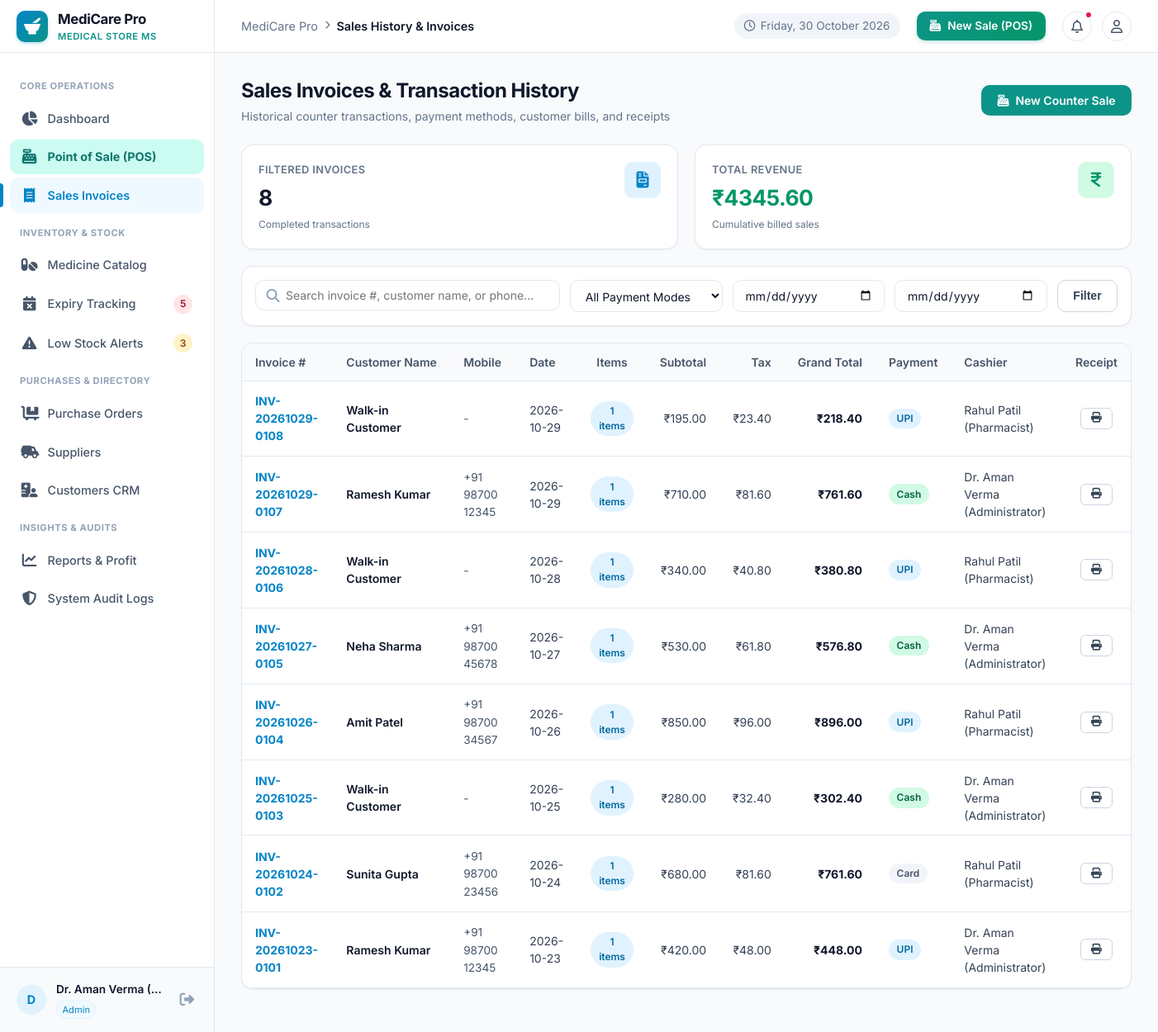
The page /billing/history (signed in) on the database its author committed.
### tables this page shows
CREATE TABLE sales (
    id INTEGER PRIMARY KEY AUTOINCREMENT,
    invoice_number TEXT UNIQUE NOT NULL,
    customer_id INTEGER REFERENCES customers(id),
    customer_name TEXT,
    customer_phone TEXT,
    sale_date DATE NOT NULL,
    subtotal REAL NOT NULL DEFAULT 0.0,
    discount REAL NOT NULL DEFAULT 0.0,
    tax REAL NOT NULL DEFAULT 0.0,
    grand_total REAL NOT NULL DEFAULT 0.0,
    payment_method TEXT NOT NULL CHECK(payment_method IN ('Cash', 'UPI', 'Card')) DEFAULT 'Cash',
    amount_paid REAL NOT NULL DEFAULT 0.0,
    change_due REAL NOT NULL DEFAULT 0.0,
    notes TEXT,
    created_by INTEGER REFERENCES users(id),
    created_at TIMESTAMP DEFAULT CURRENT_TIMESTAMP
);

### routes/billing.py (the view)
@billing_bp.route('/history')
@login_required
def history():
    search = request.args.get('search', '').strip()
    payment_method = request.args.get('payment_method', '')
    date_from = request.args.get('date_from', '')
    date_to = request.args.get('date_to', '')
    query = """
        SELECT s.*, u.full_name as cashier_name,
               COUNT(si.id) as item_count
        FROM sales s
        LEFT JOIN users u ON s.created_by = u.id
        LEFT JOIN sale_items si ON s.id = si.sale_id
        WHERE 1=1
    """
    params = []
    if search:
        query += " AND (s.invoice_number LIKE ? OR s.customer_name LIKE ? OR s.customer_phone LIKE ?)"
        term = f"%{search}%"
        params.extend([term, term, term])
    if payment_method:
        query += " AND s.payment_method = ?"
        params.append(payment_method)
    if date_from:
        query += " AND s.sale_date >= ?"
        params.append(date_from)
    if date_to:
        query += " AND s.sale_date <= ?"
        params.append(date_to)
    query += " GROUP BY s.id ORDER BY s.sale_date DESC, s.id DESC"
    sales = query_db(query, params)
    total_revenue = sum(s['grand_total'] for s in sales)
    total_sales_count = len(sales)
    return render_template(
        'billing/history.html',
        sales=sales,
        total_revenue=total_revenue,
        total_sales_count=total_sales_count,
        search=search,
        payment_method=payment_method,
        date_from=date_from,
        date_to=date_to
    )

### database.py (called while the page is built)
def get_db():
    try:
        if 'db' not in g or g.db is None:
            db_path = current_app.config.get('DATABASE_PATH', Config.DATABASE_PATH)
            g.db = sqlite3.connect(db_path)
            g.db.row_factory = sqlite3.Row
            g.db.execute("PRAGMA foreign_keys = ON;")
        return g.db
    except (RuntimeError, AttributeError):
        conn = sqlite3.connect(Config.DATABASE_PATH)
        conn.row_factory = sqlite3.Row
        conn.execute("PRAGMA foreign_keys = ON;")
        return conn

def query_db(query, args=(), one=False):
    db = get_db()
    cur = db.execute(query, args)
    rv = cur.fetchall()
    cur.close()
    return (rv[0] if rv else None) if one else rv

### routes/auth.py (called while the page is built)
def login_required(view):
    @wraps(view)
    def wrapped_view(**kwargs):
        if 'user_id' not in session:
            flash("Please sign in to access this page.", "warning")
            return redirect(url_for('auth.login', next=request.path))
        return view(**kwargs)
    return wrapped_view

### templates/billing/history.html (shortened to what this page needs)
{% extends 'base.html' %}
{% block breadcrumb %}Sales History &amp; Invoices{% endblock %}
{% block content %}
<div class="page-header">
  <div class="page-title-box">
    <h1>Sales Invoices &amp; Transaction History</h1>
    <p class="page-subtitle">Historical counter transactions, payment methods, customer bills, and receipts</p>
  </div>
  <div class="page-actions">
    <a href="{{ url_for('billing.pos') }}" class="btn btn-teal">
      <i class="fa-solid fa-cash-register"></i> New Counter Sale
    </a>
  </div>
</div>
<div class="stat-grid" style="grid-template-columns: 1fr 1fr; margin-bottom: 1.25rem;">
  <div class="stat-card">
    <div class="stat-info">
      <span class="stat-label">Filtered Invoices</span>
      <span class="stat-value">{{ total_sales_count }}</span>
      <span class="stat-subtext">Completed transactions</span>
    </div>
    <div class="stat-icon blue">
      <i class="fa-solid fa-file-invoice"></i>
    </div>
  </div>
  <div class="stat-card">
    <div class="stat-info">
      <span class="stat-label">Total Revenue</span>
      <span class="stat-value" style="color: var(--emerald);">₹{{ "%.2f"|format(total_revenue) }}</span>
      <span class="stat-subtext">Cumulative billed sales</span>
    </div>
    <div class="stat-icon emerald">
      <i class="fa-solid fa-indian-rupee-sign"></i>
    </div>
  </div>
</div>
<div class="card" style="margin-bottom: 1.25rem;">
  <div class="card-body" style="padding: 1rem;">
    <form method="GET" action="{{ url_for('billing.history') }}" style="display: flex; gap: 0.75rem; flex-wrap: wrap;">
      <div style="flex: 2; min-width: 220px; position: relative;">
        <input type="text" name="search" class="form-control" placeholder="Search invoice #, customer name, or phone..." value="{{ search }}" style="padding-left: 2.25rem;">
        <i class="fa-solid fa-magnifying-glass" style="position: absolute; left: 0.85rem; top: 50%; transform: translateY(-50%); color: var(--slate-400);"></i>
      </div>
      <div style="flex: 1; min-width: 140px;">
        <select name="payment_method" class="form-select">
          <option value="">All Payment Modes</option>
        </select>
      </div>
      <div style="flex: 1; min-width: 130px;">
        <input type="date" name="date_from" class="form-control" value="{{ date_from }}" title="From Date">
      </div>
      <div style="flex: 1; min-width: 130px;">
        <input type="date" name="date_to" class="form-control" value="{{ date_to }}" title="To Date">
      </div>
      <button type="submit" class="btn btn-secondary">Filter</button>
    </form>
  </div>
</div>
<div class="card">
  <div class="table-responsive">
    <table class="data-table">
      <thead>
        <tr>
          <th>Invoice #</th>
          <th>Customer Name</th>
          <th>Mobile</th>
          <th>Date</th>
          <th style="text-align: center;">Items</th>
          <th style="text-align: right;">Subtotal</th>
          <th style="text-align: right;">Tax</th>
          <th style="text-align: right;">Grand Total</th>
          <th>Payment</th>
          <th>Cashier</th>
          <th style="text-align: center;">Receipt</th>
        </tr>
      </thead>
      <tbody>
        {% if sales %}
          {% for s in sales %}
          <tr>
            <td>
              <a href="{{ url_for('billing.invoice', id=s.id) }}" style="font-weight: 700; color: var(--primary);">
                {{ s.invoice_number }}
              </a>
            </td>
            <td>
              <span style="font-weight: 600; color: var(--slate-900);">{{ s.customer_name or 'Walk-in Customer' }}</span>
            </td>
            <td>
              <span style="font-size: 0.85rem; color: var(--slate-600);">{{ s.customer_phone or '-' }}</span>
            </td>
            <td>{{ s.sale_date }}</td>
            <td style="text-align: center;">
              <span class="badge badge-info">{{ s.item_count }} items</span>
            </td>
            <td style="text-align: right;">₹{{ "%.2f"|format(s.subtotal) }}</td>
            <td style="text-align: right;">₹{{ "%.2f"|format(s.tax) }}</td>
            <td style="text-align: right; font-weight: 700; color: var(--slate-900);">
              ₹{{ "%.2f"|format(s.grand_total) }}
            </td>
            <td>
              <span class="badge {% if s.payment_method == 'UPI' %}badge-info{% elif s.payment_method == 'Cash' %}badge-success{% else %}badge-neutral{% endif %}">
                {{ s.payment_method }}
              </span>
            </td>
            <td>{{ s.cashier_name or 'Staff' }}</td>
            <td style="text-align: center;">
              <a href="{{ url_for('billing.invoice', id=s.id) }}" class="btn btn-sm btn-secondary" title="View &amp; Print">
                <i class="fa-solid fa-print"></i>
              </a>
            </td>
          </tr>
          {% endfor %}
        {% else %}
          <tr>
            <td colspan="11" style="text-align: center; color: var(--slate-500); padding: 2.5rem;">
              No sales invoices found matching your search.
            </td>
          </tr>
        {% endif %}
      </tbody>
    </table>
  </div>
</div>
{% endblock %}

### rows shown on the page
sales: invoice_number "INV-20261029-0108", customer_name "Walk-in Customer", customer_phone "-", sale_date "2026-10-29", item_count "1", subtotal "195.00", tax "23.40", grand_total "218.40", payment_method "UPI", cashier_name "Rahul Patil (Pharmacist)"
sales: invoice_number "INV-20261029-0107", customer_name "Ramesh Kumar", customer_phone "+91 98700 12345", sale_date "2026-10-29", item_count "1", subtotal "710.00", tax "81.60", grand_total "761.60", payment_method "Cash", cashier_name "Dr. Aman Verma (Administrator)"
sales: invoice_number "INV-20261028-0106", customer_name "Walk-in Customer", customer_phone "-", sale_date "2026-10-28", item_count "1", subtotal "340.00", tax "40.80", grand_total "380.80", payment_method "UPI", cashier_name "Rahul Patil (Pharmacist)"
sales: invoice_number "INV-20261027-0105", customer_name "Neha Sharma", customer_phone "+91 98700 45678", sale_date "2026-10-27", item_count "1", subtotal "530.00", tax "61.80", grand_total "576.80", payment_method "Cash", cashier_name "Dr. Aman Verma (Administrator)"
sales: invoice_number "INV-20261026-0104", customer_name "Amit Patel", customer_phone "+91 98700 34567", sale_date "2026-10-26", item_count "1", subtotal "850.00", tax "96.00", grand_total "896.00", payment_method "UPI", cashier_name "Rahul Patil (Pharmacist)"
sales: invoice_number "INV-20261025-0103", customer_name "Walk-in Customer", customer_phone "-", sale_date "2026-10-25", item_count "1", subtotal "280.00", tax "32.40", grand_total "302.40", payment_method "Cash", cashier_name "Dr. Aman Verma (Administrator)"
sales: invoice_number "INV-20261024-0102", customer_name "Sunita Gupta", customer_phone "+91 98700 23456", sale_date "2026-10-24", item_count "1", subtotal "680.00", tax "81.60", grand_total "761.60", payment_method "Card", cashier_name "Rahul Patil (Pharmacist)"
sales: invoice_number "INV-20261023-0101", customer_name "Ramesh Kumar", customer_phone "+91 98700 12345", sale_date "2026-10-23", item_count "1", subtotal "420.00", tax "48.00", grand_total "448.00", payment_method "UPI", cashier_name "Dr. Aman Verma (Administrator)"

### other values the page prints
{{ nav_urgent_expiry_count }} "5"
{{ nav_low_stock_count }} "3"
{{ user.name[:1] if user.name else 'U' }} "D"
{{ user.name }} "Dr. Aman Verma (…"
{{ user.role }} "Admin"
{{ total_sales_count }} "8"
{{ "%.2f"|format(total_revenue) }} "4345.60"
